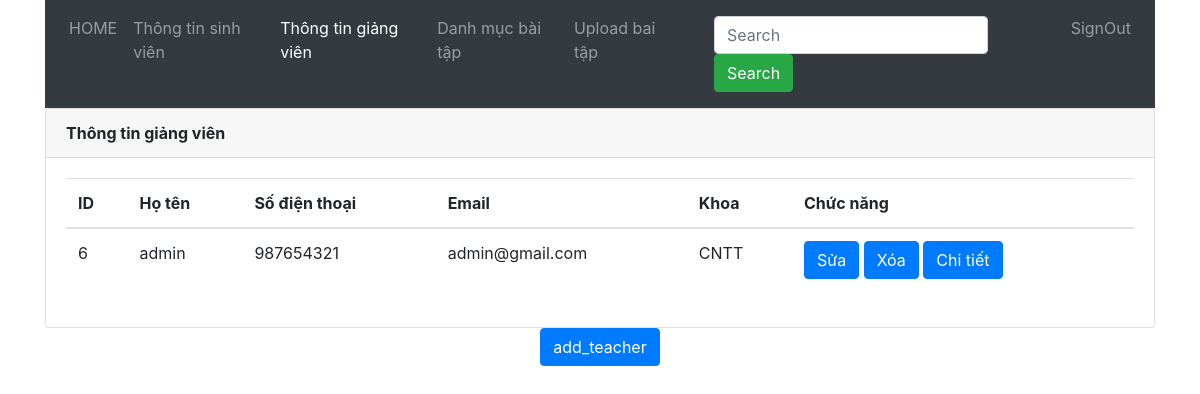
Before: /pages/teacher.php with the older database file.
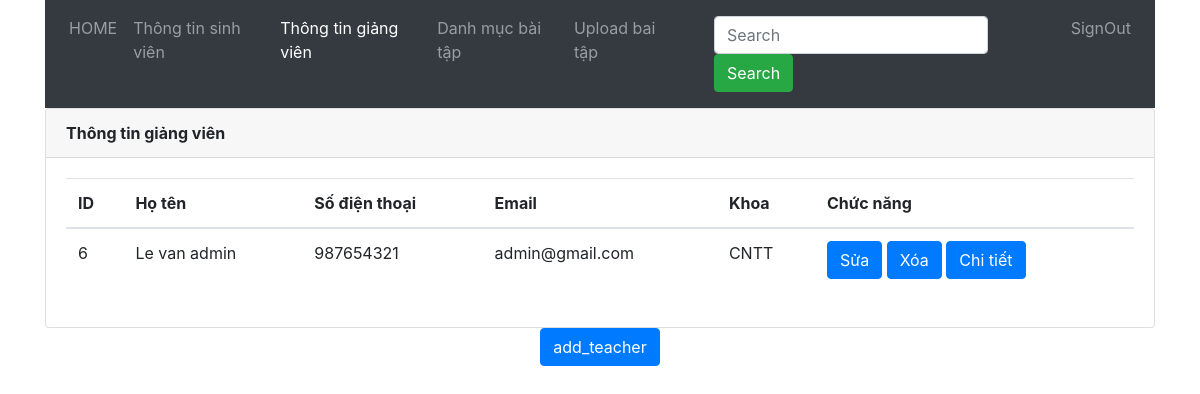
After: the same page with the newer database file.
### tables this page shows
CREATE TABLE `account` (
  `ID` int(11) NOT NULL,
  `Username` text NOT NULL,
  `Pass` text NOT NULL,
  `Is_teacher` smallint(1) NOT NULL,
  `Name` text NOT NULL,
  `Phone` int(11) NOT NULL,
  `Email` text NOT NULL,
  `Khoa` text NOT NULL,
  `Avatar` varchar(255) DEFAULT NULL
);

### pages/teacher.php (the view, shortened to what this page needs)
<!DOCTYPE html>
<html lang="en">
<head>
    <link href="/qlsv/bootstrap/css/bootstrap.min.css" rel="stylesheet" style="text/css">
    <link href="/qlsv/bootstrap/css/bootstrap.css" rel="stylesheet" style="text/css">
</head>
<body>
    <div class="container">
        <nav class="navbar navbar-expand-sm bg-dark navbar-dark">
            <ul class="navbar-nav">
                <li class="nav-item ">
                    <a class="nav-link" href='profile.php?id=$ID'>HOME</a>
                </li>
                <li class="nav-item">
                    <a class="nav-link " href='student.php'>Thông tin sinh viên</a>
                </li>
                <li class="nav-item">
                    <a class="nav-link active" href="teacher.php">Thông tin giảng viên</a>
                </li>
                <li class="nav-item">
                    <a class="nav-link" href="list_exam.php">Danh mục bài tập</a>
                </li>
                <li class="nav-item">
                    <a class="nav-link" href="student_upload.php">Upload bai tập</a>
                </li>
                <li class="nav-item">
                    <a class="nav-link" href="#"></a>
                </li>
                <nav class="navbar navbar-expand-sm bg-dark navbar-darks">
                    <form class="form-inline" action="#">
                        <input class="form-control mr-sm-2" type="text" placeholder="Search">
                        <button class="btn btn-success" type="submit">Search</button>
                    </form>
                </nav>
                <li class="nav-item">
                    <a class="nav-link" href="../lib/signout.php">SignOut</a>
                </li>
            </ul>
        </nav>
    </div>
    <div class="container">
        <div class="card">
            <div class="card-header"><b>Thông tin giảng viên</b></div>
            <div class="card-body">
                <table class="table">
                <thead>
                <tr>
                    <th>ID</th>
                    <th>Họ tên</th>
                    <th>Số điện thoại</th>
                    <th>Email</th>
                    <th>Khoa</th>
                    <th>Chức năng</th>
                </tr>
                </thead>
                <tbody>
                    <?php
                        include ("../lib/connectDB.php");
                        $query = "SELECT * FROM account WHERE Is_teacher = '1'";
                        $result = mysqli_query($connectDB, $query);
							if(mysqli_num_rows($result) > 0){
								while ($r = mysqli_fetch_assoc($result)){
                                    $ID = $r['ID'];
                                    $ten= $r['Name'];
                                    $sdt = $r['Phone'];
                                    $mail = $r['Email'];
                                    $khoa = $r['Khoa'];
                                    echo "<tr>";
                                    echo "<td>$ID</td>";
                                    echo "<td>$ten</td>";
                                    echo "<td>$sdt</td>";
                                    echo "<td>$mail</td>";
                                    echo "<td>$khoa</td>";
                                    echo " <td>
                                    <a href='../lib/edit_student.php?id=$ID'><input class= 'btn btn-primary' id='btnSua' type='button' value='Sửa' '></a>
                                    <a href='../lib/del_student.php?id=$ID''><input class='btn btn-primary' id='btnXoa' type='button' value='Xóa'></a>
                                    <a href='../pages/profile.php?id=$ID'><input class='btn btn-primary' id='btnChitiet' type='button' value='Chi tiết' '></a>
                                    </td>";
                                    echo"</tr>";
                                }
                            }
					?>
                </tbody>
                </table>
            </div>
        </div>
        <div class="col text-center">
            <a href='../lib/add_student.php'><input class='btn btn-primary center-block' id='add' type='button' value='add_teacher'></a>
         </div>
    </div>
</body>
</html>

Changed rows visible on the page:
changed account "admin@gmail.com": Name "admin" → "Le van admin"
